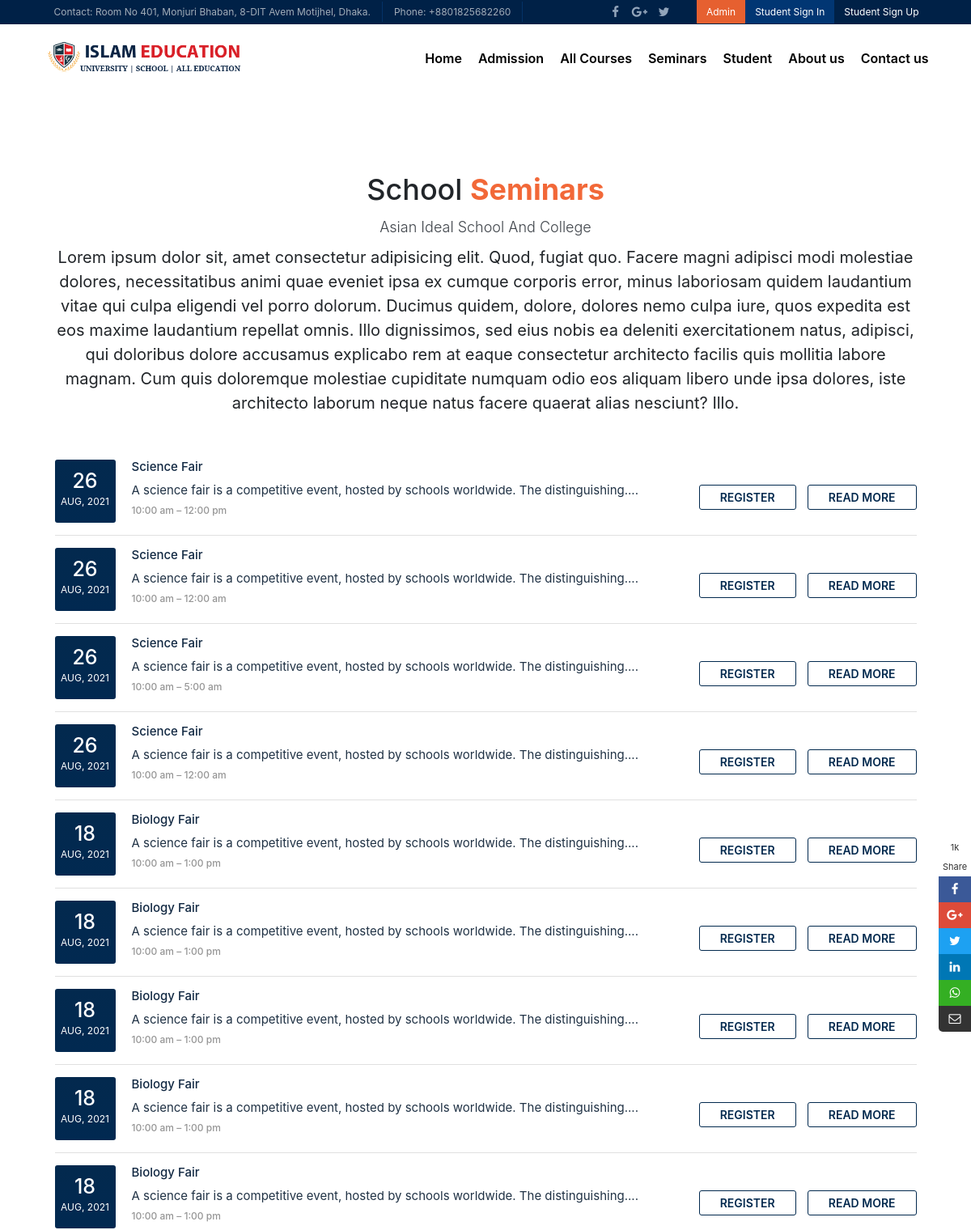
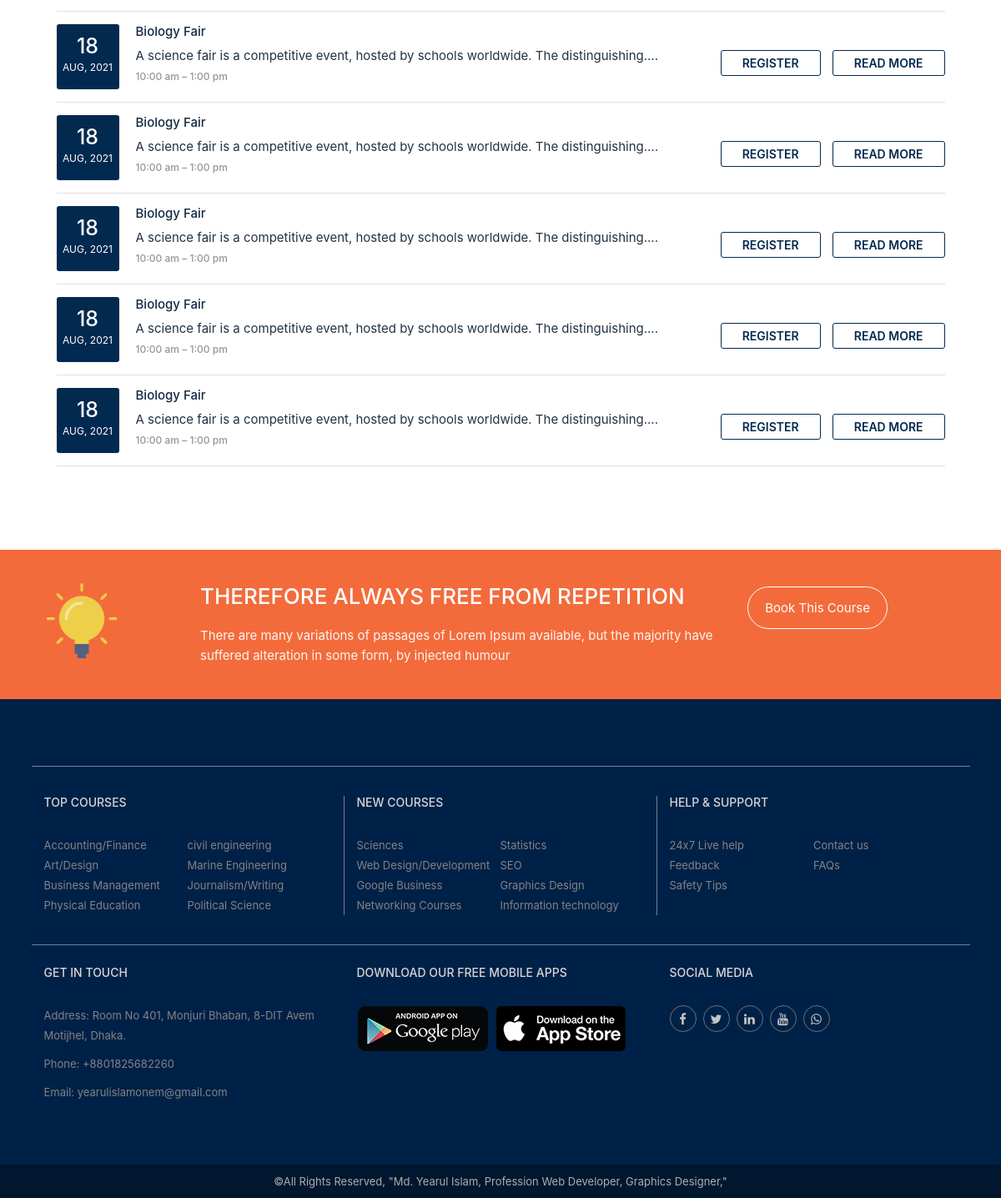
/seminars.php, run on the app's committed database (2 pictures, top to bottom).
### tables this page shows
CREATE TABLE `seminar` (
  `seminar_id` tinyint(5) UNSIGNED ZEROFILL NOT NULL,
  `seminar_name` varchar(100) NOT NULL,
  `seminar_maintainer` varchar(50) NOT NULL,
  `seminar_description` text NOT NULL,
  `seminar_location` varchar(100) NOT NULL,
  `seminar_date` date NOT NULL,
  `seminar_time` time NOT NULL,
  `seminar_end_time` time NOT NULL,
  `seminar_image` varchar(150) NOT NULL
);

### admin/libraries/database_crud.php (called while the page is built, shortened)
<?php
Class Database{
	public $host   = 'localhost';
	public $user   = 'root';
	public $pass   = "";
	public $dbname = 'school_management_system_2021';
	public $link;
	private function connectDB(){
	$this->link = new mysqli($this->host, $this->user, $this->pass, $this->dbname);
 }
	public function select($query){
		@$result = $this->link->query($query) or die($this->link->error.__LINE__);
		if(@$result->num_rows > 0){
			return $result;
		} else {
			return false;
		}
	}
}

### seminars.php (called while the page is built, shortened)
<?php
include("template.php");
?>

### helpers/class_formate.php (called while the page is built, shortened)
<?php
    class FORMAT{
        public function GET_TIME($date){
            return date('g:i a', strtotime($date));
        }
        public function GET_DATE($date){
            return date('d', strtotime($date));
        }
        public function GET_MONTH_YEAR($date){
            return date('M, Y', strtotime($date));
        }
        public function contentLimit($text, $limit = 300){
            $text =$text . "";
            $text = substr($text, 0, $limit);
            $text = substr($text, 0, strrpos($text, ' '));
            $text = $text . "....";
            return $text;
        }
    }

### views/v-seminars.php (the view)
<?php
$showSeminar = "SELECT * FROM `seminar`";
$seminars = $crud->select($showSeminar);
?>
<?php if($seminars){ ?>
    <section>
        <div class="container com-sp">
            <div class="row">
                <div class="cor about-sp">
                    <div class="ed-about-tit">
                        <div class="con-title">
                            <h2>School <span> Seminars</span></h2>
                            <p class="">Asian Ideal School And College</p>
                            <marquee behavior="" direction="" style="font-size: 20px;">Lorem ipsum dolor sit, amet
                                consectetur adipisicing elit. Quod, fugiat quo. Facere magni adipisci modi molestiae
                                dolores, necessitatibus animi quae eveniet ipsa ex cumque corporis error, minus
                                laboriosam quidem laudantium vitae qui culpa eligendi vel porro dolorum. Ducimus quidem,
                                dolore, dolores nemo culpa iure, quos expedita est eos maxime laudantium repellat omnis.
                                Illo dignissimos, sed eius nobis ea deleniti exercitationem natus, adipisci, qui
                                doloribus dolore accusamus explicabo rem at eaque consectetur architecto facilis quis
                                mollitia labore magnam. Cum quis doloremque molestiae cupiditate numquam odio eos
                                aliquam libero unde ipsa dolores, iste architecto laborum neque natus facere quaerat
                                alias nesciunt? Illo.</marquee>
                        </div>
                        <div>
                            <div class="ho-event pg-eve-main">
                                <ul>
                                    <?php while($seminar = mysqli_fetch_assoc($seminars)){
                                            ?>
                                    <li>
                                        <div class="ho-ev-date pg-eve-date">
                                            <span><?php echo $formating->GET_DATE($seminar['seminar_date']); ?></span><span><?php echo $formating->GET_MONTH_YEAR($seminar['seminar_date']); ?></span>
                                        </div>
                                        <div class="ho-ev-link pg-eve-desc">
                                            <a href="event-register.html">
                                                <h4><?php echo $seminar['seminar_name']; ?></h4>
                                            </a>
                                             <p><?php
                                               echo $formating->contentLimit($seminar['seminar_description'], 100); ?></p>
                                            <span><?php echo $formating->GET_TIME($seminar['seminar_time']); ?> –
                                                <?php echo $formating->GET_TIME($seminar['seminar_end_time']); ?></span>
                                        </div>
                                        <div class="pg-eve-reg">
                                            <a href="seminar-register.php?status=seminar-registration&&id=<?php echo $seminar['seminar_id']; ?>">Register</a>
                                            <a href="seminar-details.php?status=view-seminar&&id=<?php echo $seminar['seminar_id']; ?>">Read
                                                more</a>
                                        </div>
                                    </li>
                                    <?php } ?>
                                </ul>
                            </div>
                        </div>
                    </div>
                </div>
            </div>
        </div>
    </section>
<?php }else { header("Location: 404.php"); } ?>

### data on the page
seminar: seminar_date "26", seminar_date "AUG, 2021", seminar_name "Science Fair", seminar_description "A science fair is a competitive event, hosted by schools worldwide. The distinguishing....", seminar_time "10:00 am", seminar_end_time "12:00 pm"
seminar: seminar_date "26", seminar_date "AUG, 2021", seminar_name "Science Fair", seminar_description "A science fair is a competitive event, hosted by schools worldwide. The distinguishing....", seminar_time "10:00 am", seminar_end_time "12:00 am"
seminar: seminar_date "26", seminar_date "AUG, 2021", seminar_name "Science Fair", seminar_description "A science fair is a competitive event, hosted by schools worldwide. The distinguishing....", seminar_time "10:00 am", seminar_end_time "5:00 am"
seminar: seminar_date "26", seminar_date "AUG, 2021", seminar_name "Science Fair", seminar_description "A science fair is a competitive event, hosted by schools worldwide. The distinguishing....", seminar_time "10:00 am", seminar_end_time "12:00 am"
seminar: seminar_date "18", seminar_date "AUG, 2021", seminar_name "Biology Fair", seminar_description "A science fair is a competitive event, hosted by schools worldwide. The distinguishing....", seminar_time "10:00 am", seminar_end_time "1:00 pm"
seminar: seminar_date "18", seminar_date "AUG, 2021", seminar_name "Biology Fair", seminar_description "A science fair is a competitive event, hosted by schools worldwide. The distinguishing....", seminar_time "10:00 am", seminar_end_time "1:00 pm"
seminar: seminar_date "18", seminar_date "AUG, 2021", seminar_name "Biology Fair", seminar_description "A science fair is a competitive event, hosted by schools worldwide. The distinguishing....", seminar_time "10:00 am", seminar_end_time "1:00 pm"
seminar: seminar_date "18", seminar_date "AUG, 2021", seminar_name "Biology Fair", seminar_description "A science fair is a competitive event, hosted by schools worldwide. The distinguishing....", seminar_time "10:00 am", seminar_end_time "1:00 pm"
seminar: seminar_date "18", seminar_date "AUG, 2021", seminar_name "Biology Fair", seminar_description "A science fair is a competitive event, hosted by schools worldwide. The distinguishing....", seminar_time "10:00 am", seminar_end_time "1:00 pm"
seminar: seminar_date "18", seminar_date "AUG, 2021", seminar_name "Biology Fair", seminar_description "A science fair is a competitive event, hosted by schools worldwide. The distinguishing....", seminar_time "10:00 am", seminar_end_time "1:00 pm"
seminar: seminar_date "18", seminar_date "AUG, 2021", seminar_name "Biology Fair", seminar_description "A science fair is a competitive event, hosted by schools worldwide. The distinguishing....", seminar_time "10:00 am", seminar_end_time "1:00 pm"
seminar: seminar_date "18", seminar_date "AUG, 2021", seminar_name "Biology Fair", seminar_description "A science fair is a competitive event, hosted by schools worldwide. The distinguishing....", seminar_time "10:00 am", seminar_end_time "1:00 pm"
seminar: seminar_date "18", seminar_date "AUG, 2021", seminar_name "Biology Fair", seminar_description "A science fair is a competitive event, hosted by schools worldwide. The distinguishing....", seminar_time "10:00 am", seminar_end_time "1:00 pm"
seminar: seminar_date "18", seminar_date "AUG, 2021", seminar_name "Biology Fair", seminar_description "A science fair is a competitive event, hosted by schools worldwide. The distinguishing....", seminar_time "10:00 am", seminar_end_time "1:00 pm"
